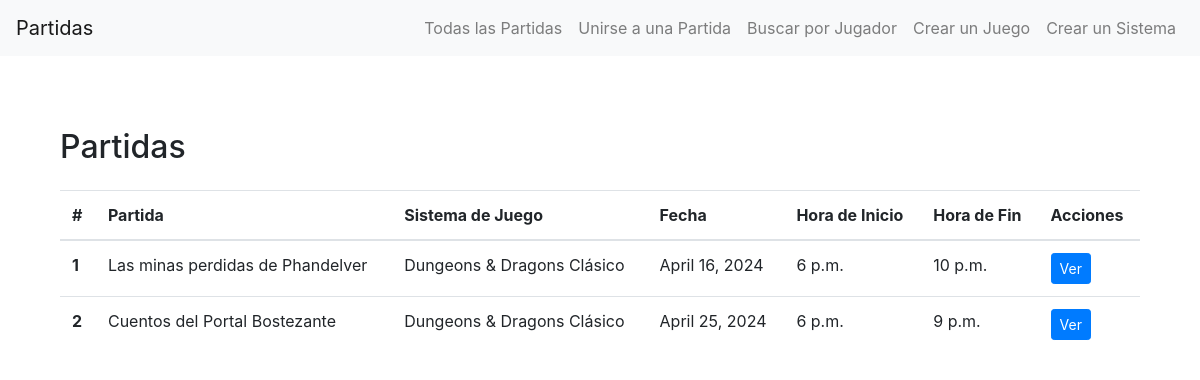
The page /partidas/list/ on the database as committed earlier.
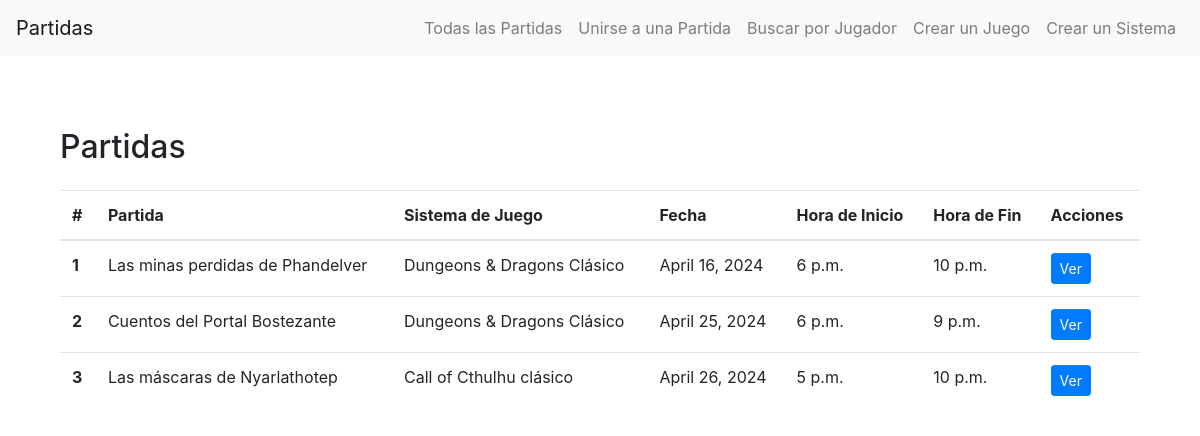
The same page on the database as committed later.
### partidas/models.py (models this page shows, shortened)
class Juego(models.Model):
    nombre = models.CharField(max_length=250)
    disponible = models.BooleanField(default=True)
    numero_de_jugadores = models.IntegerField()
    sistema_de_juego = models.ForeignKey(Sistema, on_delete=models.CASCADE, related_name='sistema_de_juego')
    descripcion = models.TextField(blank=True, null=True)
    fecha = models.DateField(default=timezone.now)
    hora_inicio = models.TimeField(default=timezone.now)
    hora_fin = models.TimeField(default=timezone.now)

class Sistema(models.Model):
    nombre = models.CharField(max_length=100)
    dado = models.CharField(
        max_length=6,
        choices=Dado.choices,
        default=Dado.D20
        )
    base = models.CharField(
        max_length=6,
        choices=Base.choices,
        default=Base.DND5E
        )
    descripcion = models.CharField(max_length=500)
    def __str__(self):
        return f"{self.nombre}"

### partidas/views.py (the view)
# urls.py: path("list/", list_view, name="partidas-list"),
def list_view(request):
    juegos = Juego.objects.all()
    contexto = {"todos_los_juegos": juegos}
    return render(request, "partidas/list.html", contexto)

### partidas/templates/partidas/list.html (shortened to what this page needs)
{% extends 'partidas/base.html' %}
{% block content %}
<section class="py-5">
    <div class="container">
        <h2 class="mb-4">Partidas</h2>
        <table class="table">
            <thead>
                <tr>
                    <th scope="col">#</th>
                    <th scope="col">Partida</th>
                    <th scope="col">Sistema de Juego</th>
                    <th scope="col">Fecha</th>
                    <th scope="col">Hora de Inicio</th>
                    <th scope="col">Hora de Fin</th>
                    <th scope="col">Acciones</th>
                </tr>
            </thead>
            <tbody>
                {% if todos_los_juegos %}
                {% for juego in todos_los_juegos %}
                <tr>
                    <th scope="row">{{ forloop.counter }}</th>
                    <td>{{ juego.nombre }}</td>
                    <td>{{ juego.sistema_de_juego }}</td>
                    <td>{{ juego.fecha }}</td>
                    <td>{{ juego.hora_inicio }}</td>
                    <td>{{ juego.hora_fin }}</td>
                    <td>
                        <a href="/partidas/detail-juego/{{ juego.id }}" class="btn btn-primary btn-sm">Ver</a>
                    </td>
                    {% endfor %}
                </tr>
                {% else %}
                <tr>
                    <td colspan="7">No hay Partidas disponibles.</td>
                </tr>
                {% endif %}
            </tbody>
        </table>
    </div>
</section>
{% endblock %}

### partidas/templates/partidas/base.html (shortened to what this page needs)
{% load static %}
<!DOCTYPE html>
<html lang="en">
<head>
    <link rel="stylesheet" href="{% static 'partidas/css/bootstrap.css' %}">
</head>
<body>
    <nav class="navbar navbar-expand-lg navbar-light bg-light">
        <a class="navbar-brand" href="/partidas">Partidas</a>
        <div class="collapse navbar-collapse" id="navbarNav">
            <ul class="navbar-nav ml-auto">
                <li class="nav-item">
                    <a class="nav-link" href="{% url 'partidas-list' %}">Todas las Partidas</a>
                </li>
                <li class="nav-item">
                    <a class="nav-link" href="{% url 'unirse-juego-con-form' %}">Unirse a una Partida</a>
                </li>
                <li class="nav-item">
                    <a class="nav-link" href="{% url 'buscar-jugador-con-form' %}">Buscar por Jugador</a>
                </li>
                <li class="nav-item">
                    <a class="nav-link" href="{% url 'crear-juego-con-form' %}">Crear un Juego</a>
                </li>
                <li class="nav-item">
                    <a class="nav-link" href="{% url 'crear-sistema-con-form' %}">Crear un Sistema</a>
                </li>
            </ul>
        </div>
    </nav>
    <div class="container mt-4">
        {% block content %}{% endblock content %}
    </div>
</body>
</html>

Rows that differ between the two databases and show on the page:
added Juego: nombre "Las máscaras de Nyarlathotep", sistema_de_juego "Call of Cthulhu clásico", fecha "April 26, 2024", hora_inicio "5 p.m.", hora_fin "10 p.m."
